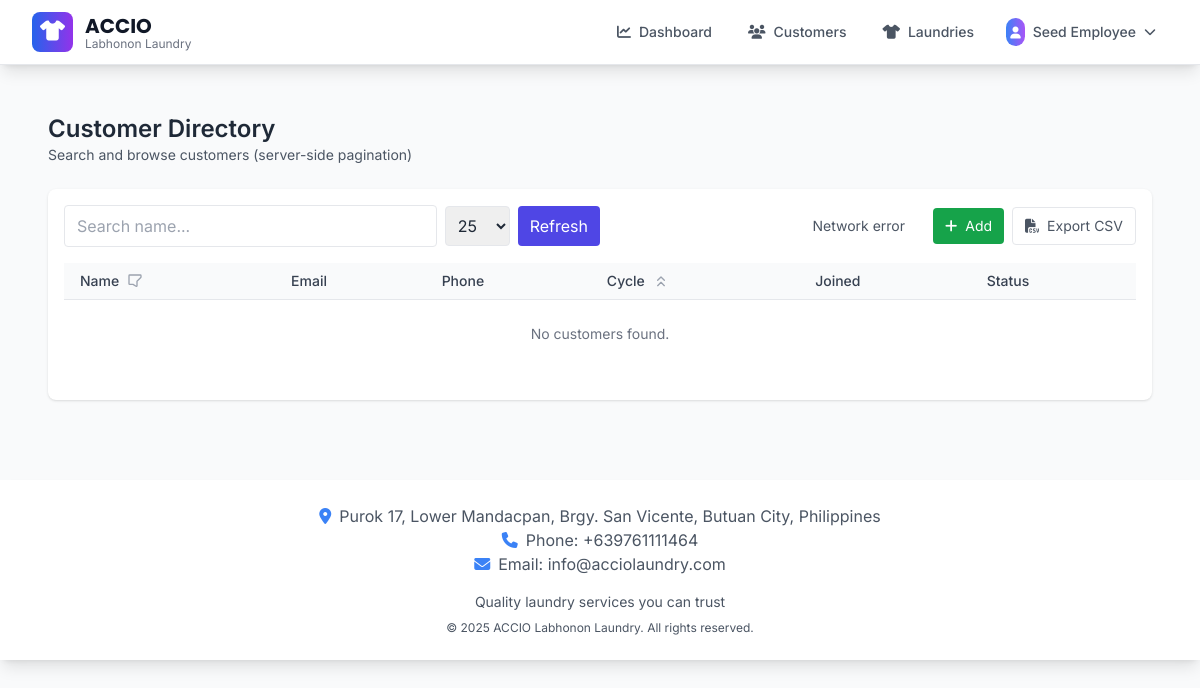
/customer/list (signed in), run on the app's committed database.
### app/models.py (models this page shows, shortened)
class BusinessSettings(db.Model):
    id = db.Column(db.Integer, primary_key=True)
    business_name = db.Column(db.String(200), default="ACCIO")
    business_tagline = db.Column(db.String(200), default="Labhonon Laundry")
    business_description = db.Column(
        db.Text, default="Professional laundry services with quality care"
    )
    phone = db.Column(db.String(50), default="+639761111464")
    email = db.Column(db.String(150), default="info@acciolaundry.com")
    address = db.Column(
        db.Text,
        default="Purok 17, Lower Mandacpan, Brgy. San Vicente, Butuan City, Philippines",
    )
    operating_hours = db.Column(db.Text, default="Monday - Sunday: 6:00 AM - 8:00 PM")
    footer_text = db.Column(db.Text, default="Quality laundry services you can trust")
    copyright_text = db.Column(
        db.String(200), default="© 2025 ACCIO Labhonon Laundry. All rights reserved."
    )
    facebook_url = db.Column(db.String(255))
    instagram_url = db.Column(db.String(255))
    website_url = db.Column(db.String(255))
    currency_symbol = db.Column(db.String(10), default="₱")
    date_format = db.Column(db.String(20), default="%B %d, %Y")
    timezone = db.Column(db.String(50), default="Asia/Manila")
    created_at = db.Column(db.DateTime, default=datetime.utcnow)
    updated_at = db.Column(
        db.DateTime, default=datetime.utcnow, onupdate=datetime.utcnow
    )
    updated_by = db.Column(db.Integer, db.ForeignKey("user.id"))
    updated_by_user = db.relationship("User", backref="business_settings_updates")
    @staticmethod
    def get_settings():
        settings = BusinessSettings.query.first()
        if not settings:
            settings = BusinessSettings()
            db.session.add(settings)
            db.session.commit()
        return settings

class User(db.Model, UserMixin):
    id = db.Column(db.Integer, primary_key=True)
    email = db.Column(db.String(150), unique=True)
    password = db.Column(db.String(150))
    full_name = db.Column(db.String(150))
    phone = db.Column(db.String(20))
    role = db.Column(
        db.String(20), default="user"
    )  # 'super_admin', 'admin', 'manager', 'user'
    is_active = db.Column(db.Boolean, default=True)
    must_change_password = db.Column(db.Boolean, default=False)
    date_created = db.Column(db.DateTime, default=datetime.utcnow)
    def is_admin(self):
        return self.role in ["admin", "super_admin"]
    def is_manager(self):
        return self.role in ["manager", "admin", "super_admin"]

### app/views.py (the view)
@views.route("/customer/list")
@login_required
def customer_list():
    return render_template("customer/list_view.html")

### app/__init__.py (called while the page is built)
@login_manager.user_loader
def load_user(id):
    from .models import User
    return User.query.get(int(id))

### app/templates/customer/list_view.html (shortened to what this page needs)
<!doctype html>
<html lang="en">
<head>
</head>
<body class="bg-gray-50 text-gray-800">
  {% extends 'base.html' %}
  {% block content %}
    <div class="max-w-6xl mx-auto p-6">
      <header class="mb-6">
        <h1 class="text-2xl font-semibold">Customer Directory</h1>
        <p class="text-sm text-gray-600">Search and browse customers (server-side pagination)</p>
      </header>
      <div class="bg-white shadow rounded-lg p-4">
        <div class="flex flex-col md:flex-row md:items-center md:justify-between gap-4 mb-4">
          <div class="flex items-center gap-2 w-full md:w-1/2">
            <input id="searchInput" type="search" placeholder="Search name..." class="w-full border rounded px-3 py-2 focus:outline-none focus:ring-2 focus:ring-indigo-500" />
            <select id="perPage" class="border rounded px-2 py-2">
              <option value="25" selected>25</option>
            </select>
            <button id="refreshBtn" class="px-3 py-2 bg-indigo-600 text-white rounded hover:bg-indigo-700">Refresh</button>
          </div>
          <div class="flex items-center gap-3 text-sm text-gray-600">
            <div id="resultsInfo">&nbsp;</div>
            {% if current_user.is_authenticated %}
            <div class="flex items-center gap-2 ml-4">
              <a href="{{ url_for('customer.add_customer') }}" class="inline-flex items-center px-3 py-2 bg-green-600 text-white rounded hover:bg-green-700 text-sm">
                <i class="fas fa-plus mr-2"></i> Add
              </a>
              <button id="exportBtn" data-allowed="{{ 'true' if (current_user.is_admin() or current_user.is_manager()) else 'false' }}" class="inline-flex items-center px-3 py-2 rounded border text-sm hover:bg-gray-200" aria-disabled="{{ 'false' if (current_user.is_admin() or current_user.is_manager()) else 'true' }}">
                <i class="fas fa-file-csv mr-2"></i> Export CSV
              </button>
            </div>
            {% endif %}
          </div>
        </div>
        <div class="relative overflow-x-auto">
          <div class="hidden md:block">
            <table class="min-w-full table-auto divide-y divide-gray-200">
            <thead class="bg-gray-50">
                <tr>
                  <th class="px-4 py-2 text-left text-sm font-medium text-gray-700">
                    <div class="flex items-center gap-2">
                      <span>Name</span>
                      <button id="filter-name-btn" title="Filter by name" class="text-gray-400 hover:text-gray-700 focus:outline-none">
                        <svg class="w-4 h-4" fill="none" stroke="currentColor" viewBox="0 0 24 24"><path stroke-linecap="round" stroke-linejoin="round" stroke-width="2" d="M3 4a1 1 0 011-1h16a1 1 0 011 1v2a1 1 0 01-.293.707L15 12.414V19a1 1 0 01-1.447.894L9 17H4a1 1 0 01-1-1V4z"/></svg>
                      </button>
                    </div>
                  </th>
                  <th class="px-4 py-2 text-left text-sm font-medium text-gray-700">Email</th>
                  <th class="px-4 py-2 text-left text-sm font-medium text-gray-700">Phone</th>
                  <th class="px-4 py-2 text-left text-sm font-medium text-gray-700">
                    <div class="flex items-center gap-2">
                      <span>Cycle</span>
                      <button id="sort-laundries-btn" title="Sort by cycle" class="text-gray-400 hover:text-gray-700 focus:outline-none">
                        <svg id="sort-laundries-icon" class="w-4 h-4" fill="none" stroke="currentColor" viewBox="0 0 24 24"><path id="sort-laundries-path" stroke-linecap="round" stroke-linejoin="round" stroke-width="2" d="M7 11l5-5 5 5M7 19l5-5 5 5"/></svg>
                      </button>
                    </div>
                  </th>
                  <th class="px-4 py-2 text-left text-sm font-medium text-gray-700">Joined</th>
                  <th class="px-4 py-2 text-left text-sm font-medium text-gray-700">Status</th>
                </tr>
            </thead>
            <tbody id="customersTbody" class="bg-white divide-y divide-gray-100">
            </tbody>
          </table>
          </div>
        </div>
      </div>
    </div>
  {% endblock %}

### app/templates/base.html (shortened to what this page needs)
<!DOCTYPE html>
<html lang="en">
<head>
    <script src="https://cdn.tailwindcss.com"></script>
    <link rel="stylesheet" href="https://cdnjs.cloudflare.com/ajax/libs/font-awesome/6.4.0/css/all.min.css">
</head>
<body class="bg-gray-50 font-sans" data-authenticated="{% if current_user.is_authenticated %}true{% else %}false{% endif %}">
    <nav class="bg-white shadow-lg border-b border-gray-200 sticky top-0 left-0 w-full z-50">
        <div class="max-w-7xl mx-auto px-4 sm:px-6 lg:px-8">
            <div class="flex justify-between items-center h-16">
                <div class="flex items-center flex-shrink-0">
                    <div class="flex-shrink-0 flex items-center">
                        <div class="bg-gradient-to-r from-blue-600 to-purple-600 rounded-lg p-2 mr-3">
                            <i class="fas fa-tshirt text-white text-xl"></i>
                        </div>
                        <div>
                            <h1 class="brand-font text-xl font-bold text-gray-900">{{ business_settings.business_name }}</h1>
                            <p class="text-xs text-gray-500 -mt-1">{{ business_settings.business_tagline }}</p>
                        </div>
                    </div>
                </div>
                <div class="hidden md:flex items-center space-x-1 flex-1 justify-end">
                    {% if current_user.is_authenticated %}
                        <a href="{{ url_for('views.dashboard') }}" class="flex items-center px-4 py-2 rounded-lg text-sm font-medium transition-all duration-200 {% if request.endpoint == 'views.dashboard' %}bg-blue-50 text-blue-700 border border-blue-200{% else %}text-gray-600 hover:text-blue-700 hover:bg-blue-50{% endif %}">
                            <i class="fas fa-chart-line mr-2"></i>
                            Dashboard
                        </a>
                        <a href="{{ url_for('customer.list_customers') }}"
                           class="flex items-center px-4 py-2 rounded-lg text-sm font-medium transition-all duration-200
                                  {% if request.endpoint == 'customer.list_customers' %}
                                      bg-blue-50 text-blue-700 border border-blue-200
                                  {% else %}
                                      text-gray-600 hover:text-blue-700 hover:bg-blue-50
                                  {% endif %}">
                            <i class="fas fa-users mr-2"></i>
                            Customers
                        </a>
                        <a href="{{ url_for('laundry.list_laundries') }}"
                           class="flex items-center px-4 py-2 rounded-lg text-sm font-medium transition-all duration-200
                                  {% if request.endpoint == 'laundry.list_laundries' %}
                                      bg-blue-50 text-blue-700 border border-blue-200
                                  {% else %}
                                      text-gray-600 hover:text-blue-700 hover:bg-blue-50
                                  {% endif %}">
                            <i class="fas fa-tshirt mr-2"></i>
                            Laundries
                        </a>
                        <div class="relative ml-4 group">
                            <button class="flex items-center px-3 py-2 rounded-lg text-sm font-medium text-gray-600 hover:text-blue-700 hover:bg-blue-50 transition-all duration-200">
                                <div class="bg-gradient-to-r from-blue-500 to-purple-500 rounded-full p-1 mr-2">
                                    <i class="fas fa-user text-white text-xs"></i>
                                </div>
                                {{ current_user.full_name or current_user.email.split('@')[0] }}
                                <i class="fas fa-chevron-down ml-2 text-xs"></i>
                            </button>
                        </div>
                    {% endif %}
                </div>
            </div>
        </div>
    </nav>
    <main class="max-w-7xl mx-auto px-4 py-6">
        {% block content %}{% endblock %}
    </main>
    <footer class="bg-white shadow-lg mt-8">
        <div class="max-w-7xl mx-auto px-4 py-6">
            <div class="text-center text-gray-600">
                <p><i class="fas fa-map-marker-alt mr-2 text-blue-500"></i>{{ business_settings.address }}</p>
                <p><i class="fas fa-phone mr-2 text-blue-500"></i>Phone: {{ business_settings.phone }}</p>
                {% if business_settings.email %}
                <p><i class="fas fa-envelope mr-2 text-blue-500"></i>Email: {{ business_settings.email }}</p>
                {% endif %}
                <div class="mt-4">
                    <p class="text-sm">{{ business_settings.footer_text }}</p>
                    <p class="text-xs mt-2">{{ business_settings.copyright_text }}</p>
                </div>
            </div>
        </div>
    </footer>
</body>
</html>

### app/templates/base.html (style rules this page uses)
body { font-family: 'Inter', sans-serif; }
.brand-font { font-family: 'Poppins', sans-serif; }

### data on the page
BusinessSettings: business_name "ACCIO", business_tagline "Labhonon Laundry", address "Purok 17, Lower Mandacpan, Brgy. San Vicente, Butuan City, Philippines", phone "+639761111464", email "info@acciolaundry.com", footer_text "Quality laundry services you can trust", copyright_text "© 2025 ACCIO Labhonon Laundry. All rights reserved."
User: full_name "Seed Employee"
